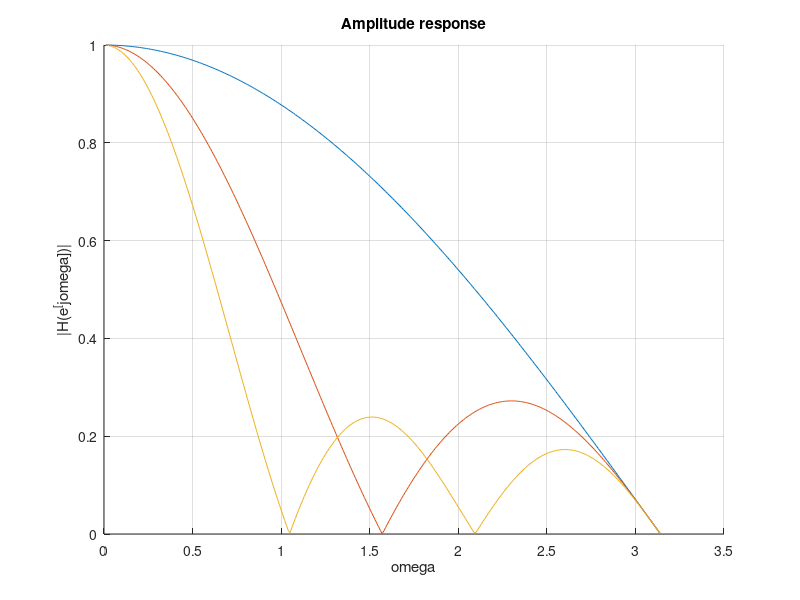

MATLAB code to generate this figure: (Note: this script raises an error after producing the figure.)
%% Assignment 1: Moving average filtering (pt 2)
%% BY: Mikael Tunturi 657482
% 
% 
% *NOTE:* Implement the function |myMAn(x,n)| at the bottom at this file for 
% subsection *a)*
%% b) Plot the amplitude response
% Plot $|H_N(e^{j\omega})|$ for $N\in\{2,4,6\}$ in the *same* *figure* (use 
% the |hold| function). Use a linear scale. Note that you do not need to use the 
% function defined in *a)*, for this step.

N = 2;
H_func = @(omega, n) (1/n)*(1-exp(-1i*omega*n))./(1-exp(-1i*omega));
omega_vec = 0:0.01:pi;
figure()
hold on
plot(omega_vec, abs(H_func(omega_vec, 2)))
plot(omega_vec, abs(H_func(omega_vec, 4)))
plot(omega_vec, abs(H_func(omega_vec, 6)))
title("Amplitude response")
xlabel("\omega")
ylabel("|H(e\^[j\omega])|")
grid on
%% c) Filtering a signal
% Filter the ECG signal from the previous task (e.g., |ecg.mat|). Plot *both* 
% its spectrum and time domain signal before and after filtering. *Optionally* 
% you can again filter an audio file such as |kiisseli.wav| and listen to its 
% effect for different values of $N$.
% 
% Answer the following questions:
%% 
% * What effect does the value of $N$ have on the amplitude response?
% * What value of $N$is suitable for filtering the ECG signal. Justify your 
% answer.
%% 
% *ANSWER:* The MA-N filter works as a low pass, with higher orders of N creating 
% a smaller passband (as can be seen in the response above). The MA-N has a very 
% loose transition band, and heavy stopband ripple. The ECG signal is best filtered 
% with a value between 5-7.

N = 6;
load ecg.mat

ecg_filtered = myMAn(ecg, N);
figure()
subplot(211)
plot(t, ecg)
title("ECG signal")
subplot(212)
plot(t, ecg_filtered)
title("Filtered ECG signal")
%% a) The MA-N function
% Implement the MA-n filter using either |for| loops, |filter| or |conv.|

function [y] =  myMAn(x, n)
    a = 1;
    b = 1/n*ones([n, 1]);
    y = filter(b, a, x);
end